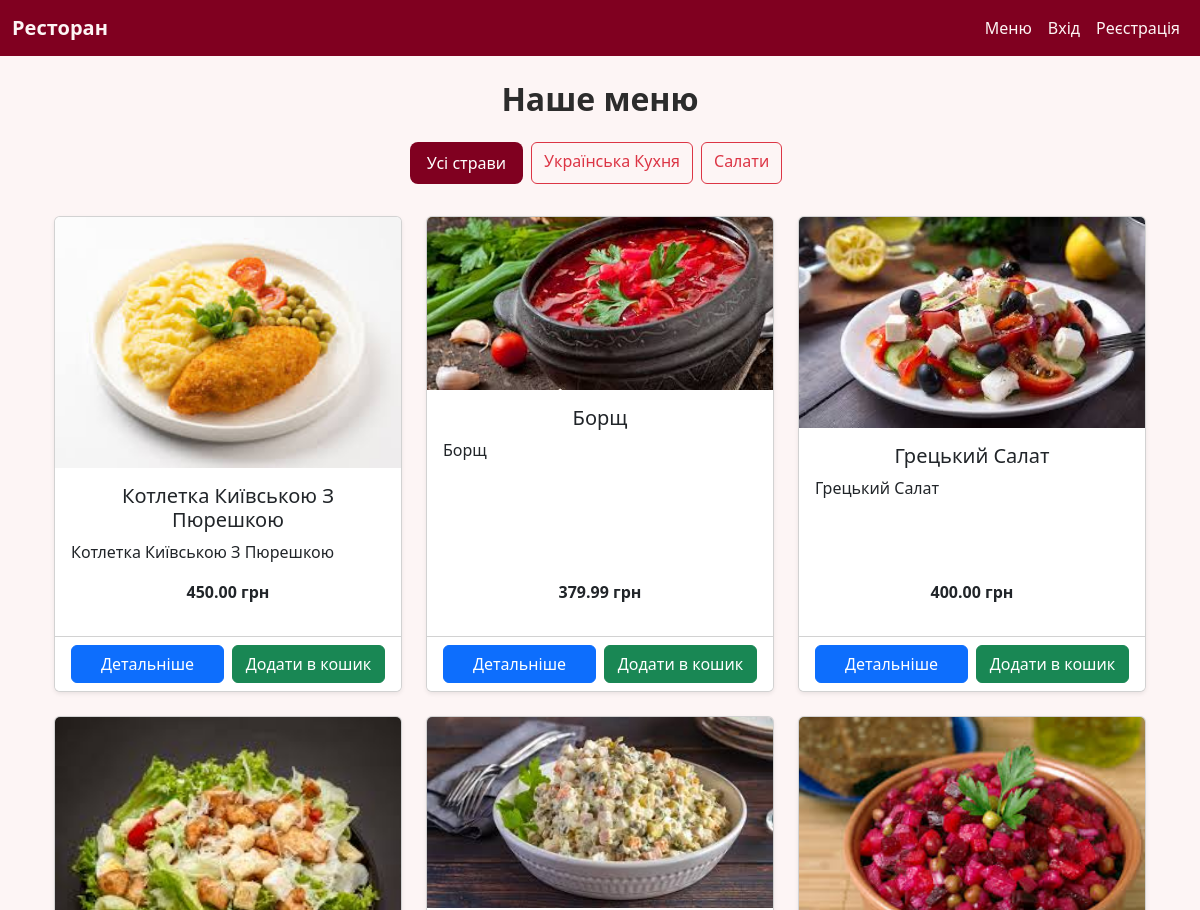
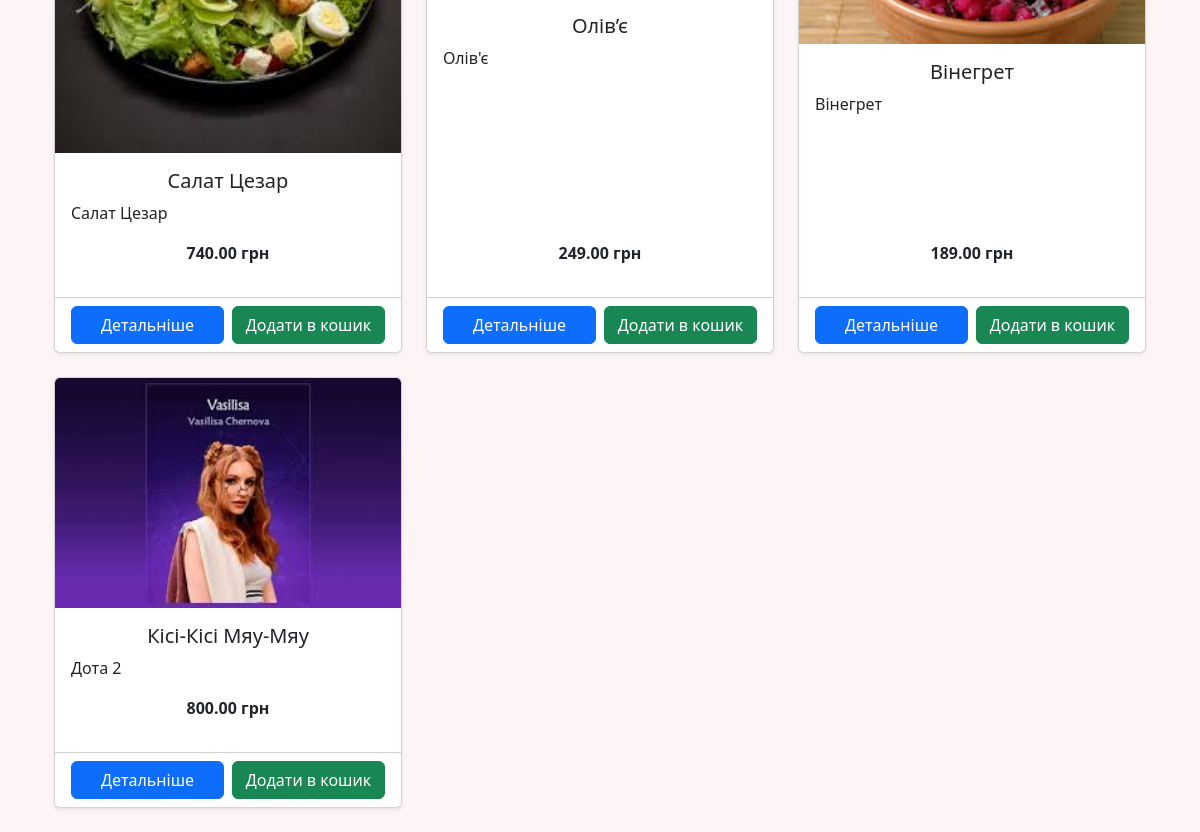
Before: /menu/ with the older database file (2 pictures, top to bottom).
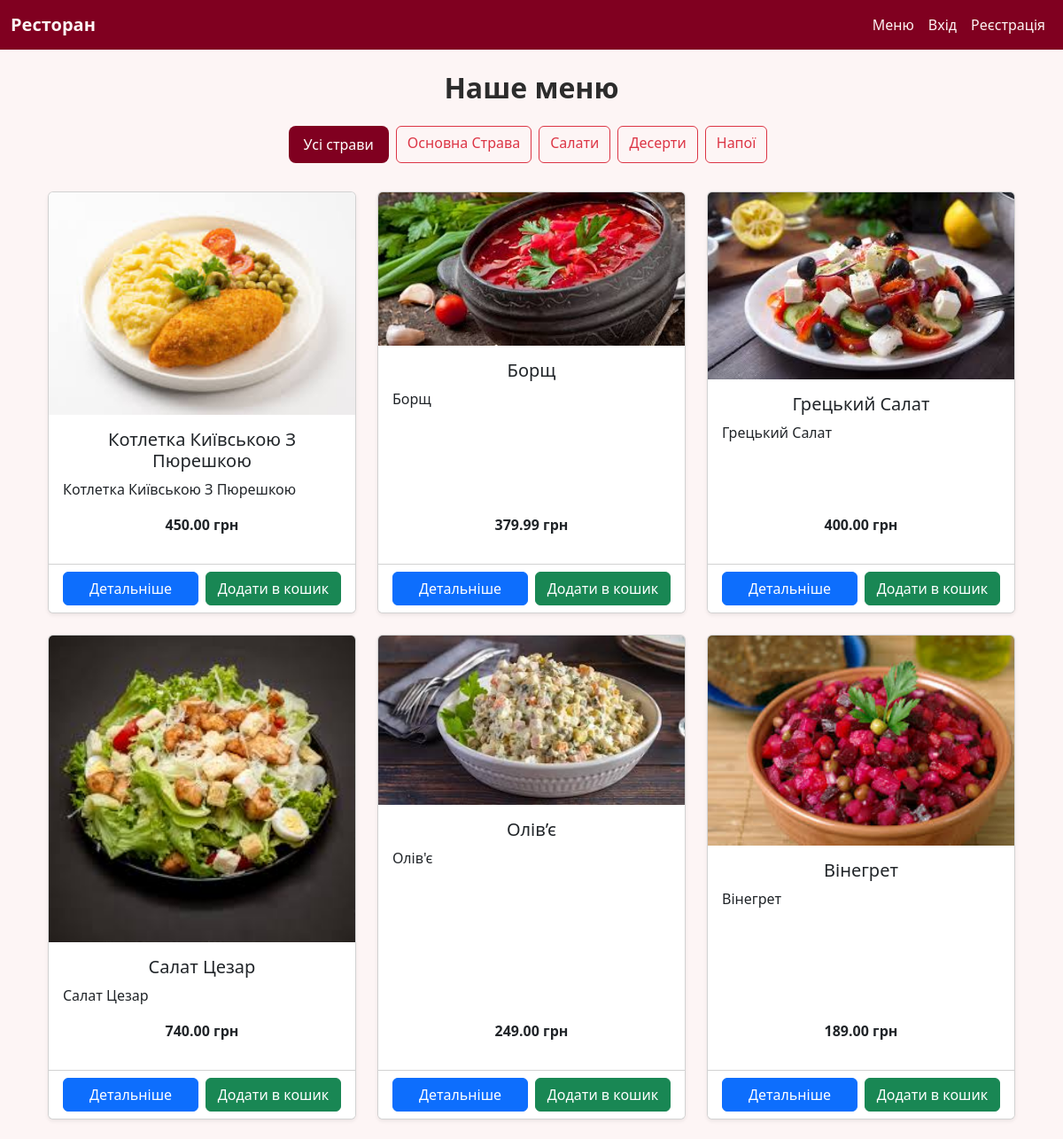
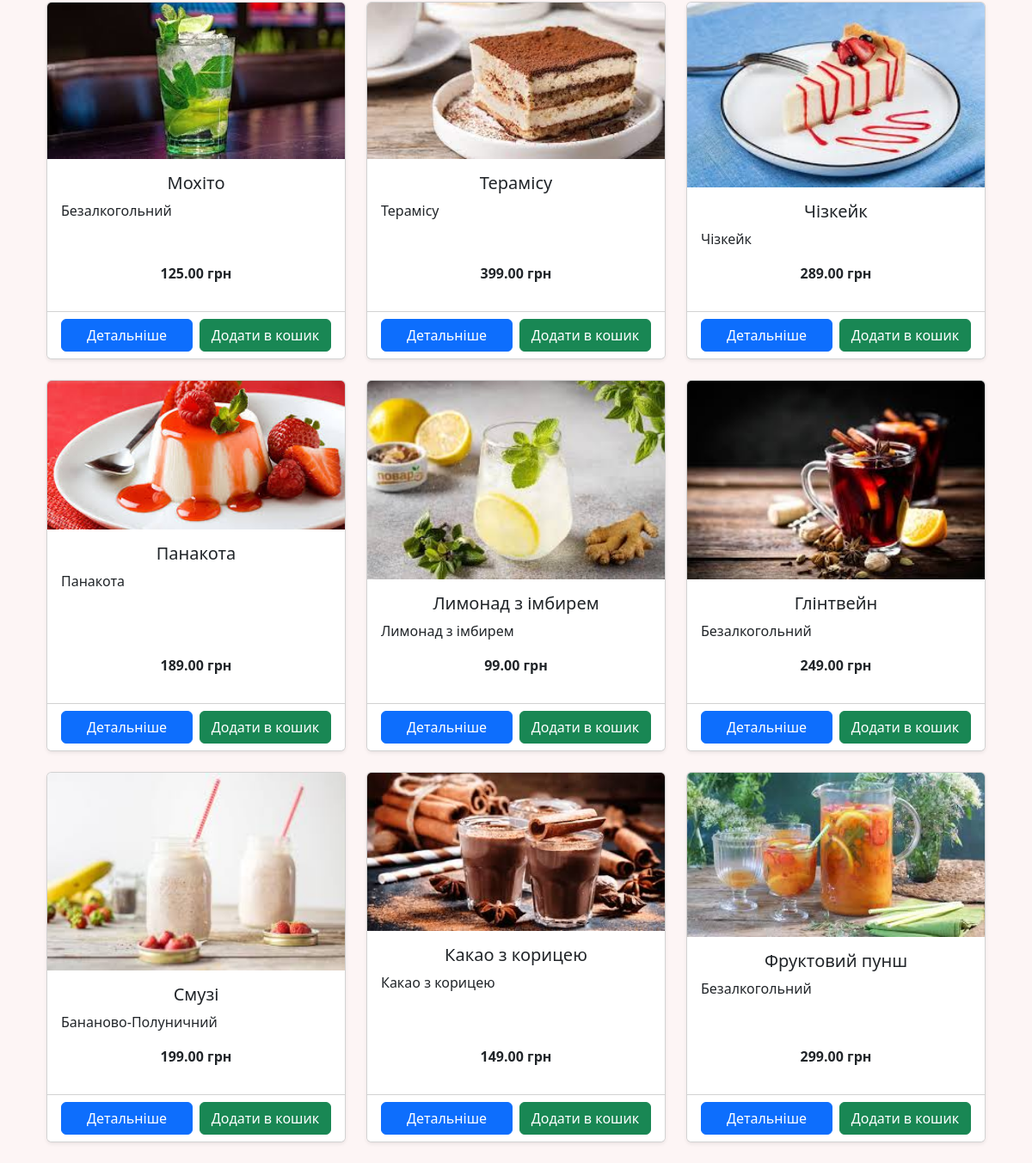
After: the same page with the newer database file (2 pictures, top to bottom).
### restaurant_application/models.py (models this page shows, shortened)
class Category(models.Model):
    name = models.CharField(max_length=100, verbose_name="Категорія")

class Dish(models.Model):
    name = models.CharField(max_length=200, verbose_name="Назва")
    category = models.ForeignKey(Category, on_delete=models.CASCADE, verbose_name="Категорія")
    description = models.TextField(verbose_name="Опис")
    ingredients = models.TextField(verbose_name="Інгредієнти")
    price = models.DecimalField(max_digits=6, decimal_places=2, verbose_name="Ціна")
    image = models.ImageField(upload_to='dishes/', blank=True, null=True, verbose_name="Зображення")
    available = models.BooleanField(default=True, verbose_name="Доступна")

### restaurant_application/views.py (the view)
# urls.py: path('menu/', views.menu, name='menu'),
def menu(request):
    category_id = request.GET.get("category")
    categories = Category.objects.all()
    if category_id:
        dishes = Dish.objects.filter(category_id=category_id)
    else:
        dishes = Dish.objects.all()
    return render(request, "restaurant_application/menu.html", {
        "dishes": dishes,
        "categories": categories,
        "selected_category": category_id,
    })

### templates/restaurant_application/menu.html (shortened to what this page needs)
{% extends "base.html" %}
{% block content %}
<div class="container mt-4">
    <h2 class="mb-4 text-center fw-bold">Наше меню</h2>
    <div class="d-flex flex-wrap justify-content-center mb-4">
        <a href="{% url 'menu' %}"
           class="btn {% if not selected_category %}btn-wine{% else %}btn-outline-danger{% endif %} me-2 mb-2">
            Усі страви
        </a>
        {% for category in categories %}
            <a href="{% url 'menu' %}?category={{ category.id }}"
               class="btn {% if selected_category == category.id|stringformat:'s' %}btn-wine{% else %}btn-outline-danger{% endif %} me-2 mb-2">
                {{ category.name }}
            </a>
        {% endfor %}
    </div>
    <div class="row">
        {% for dish in dishes %}
        <div class="col-md-4 mb-4">
            <div class="card shadow-sm h-100">
                {% if dish.image %}
                    <img src="{{ dish.image.url }}" class="card-img-top" alt="{{ dish.name }}">
                {% else %}
                    <img src="https://via.placeholder.com/300x200.png?text=Немає+Фото" class="card-img-top" alt="Немає фото">
                {% endif %}
                <div class="card-body d-flex flex-column">
                    <h5 class="card-title text-center">{{ dish.name }}</h5>
                    <p class="card-text">{{ dish.description|truncatewords:20 }}</p>
                    <p class="mt-auto fw-bold text-center">{{ dish.price }} грн</p>
                </div>
                <div class="card-footer bg-white d-flex gap-2">
                    <a href="{% url 'dish_detail' dish.id %}" class="btn btn-primary w-50">Детальніше</a>
                    {% if dish.available %}
                        <a href="{% url 'add_to_cart' dish.id %}" class="btn btn-success w-50">Додати в кошик</a>
                    {% else %}
                        <button class="btn btn-secondary w-50" disabled>Недоступно</button>
                    {% endif %}
                </div>
            </div>
        </div>
        {% empty %}
            <p class="text-center">Наразі немає доступних страв.</p>
        {% endfor %}
    </div>
</div>
{% endblock %}

### templates/base.html (shortened to what this page needs)
<!DOCTYPE html>
<html lang="uk">
<head>
    <link href="https://cdn.jsdelivr.net/npm/bootstrap@5.3.2/dist/css/bootstrap.min.css" rel="stylesheet">
</head>
<body>
<nav class="navbar navbar-expand-lg">
    <div class="container-fluid">
        <a class="navbar-brand fw-bold" href="{% url 'index' %}">Ресторан</a>
        <div class="collapse navbar-collapse" id="navbarNav">
            <ul class="navbar-nav ms-auto mb-2 mb-lg-0">
                <li class="nav-item"><a class="nav-link" href="{% url 'menu' %}">Меню</a></li>
                {% if user.is_authenticated %}
                    <li class="nav-item"><a class="nav-link" href="{% url 'cart' %}">Кошик</a></li>
                    <li class="nav-item"><a class="nav-link" href="{% url 'order_history' %}">Мої замовлення</a></li>
                    <li class="nav-item"><a class="nav-link" href="{% url 'profile' %}">Профіль</a></li>
                    <li class="nav-item">
                        <form method="post" action="{% url 'logout' %}">
                            {% csrf_token %}
                            <button type="submit" class="btn btn-wine ms-2">Вихід</button>
                        </form>
                    </li>
                {% else %}
                    <li class="nav-item"><a class="nav-link" href="{% url 'login' %}">Вхід</a></li>
                    <li class="nav-item"><a class="nav-link" href="{% url 'register' %}">Реєстрація</a></li>
                {% endif %}
            </ul>
        </div>
    </div>
</nav>
<div class="container mt-4">
    {% block content %}{% endblock %}
</div>
</body>
</html>

### templates/base.html (style rules this page uses)
body { background-color: #fdf5f5; color: #2c2c2c; }
.navbar { background-color: #800020 !important; }
.navbar-brand, .nav-link { color: #fdf5f5 !important; transition: color 0.3s ease; }
.btn-wine { background-color: #800020; color: #fff; border-radius: 8px; padding: 8px 16px; transition: 0.3s; }

Changed rows visible on the page:
removed Dish: image (picture), name "Кісі-Кісі Мяу-Мяу", description "Дота 2", price "800.00", available "Додати в кошик"
changed Category: name "Українська Кухня" → "Основна Страва"
added Category: name "Десерти"
added Category: name "Напої"
added Dish: image (picture), name "Мохіто", description "Безалкогольний", price "125.00", available "Додати в кошик"
added Dish: image (picture), name "Терамісу", description "Терамісу", price "399.00", available "Додати в кошик"
added Dish: image (picture), name "Чізкейк", description "Чізкейк", price "289.00", available "Додати в кошик"
added Dish: image (picture), name "Панакота", description "Панакота", price "189.00", available "Додати в кошик"
added Dish: image (picture), name "Лимонад з імбирем", description "Лимонад з імбирем", price "99.00", available "Додати в кошик"
added Dish: image (picture), name "Глінтвейн", description "Безалкогольний", price "249.00", available "Додати в кошик"
added Dish: image (picture), name "Смузі", description "Бананово-Полуничний", price "199.00", available "Додати в кошик"
added Dish: image (picture), name "Какао з корицею", description "Какао з корицею", price "149.00", available "Додати в кошик"
added Dish: image (picture), name "Фруктовий пунш", description "Безалкогольний", price "299.00", available "Додати в кошик"
